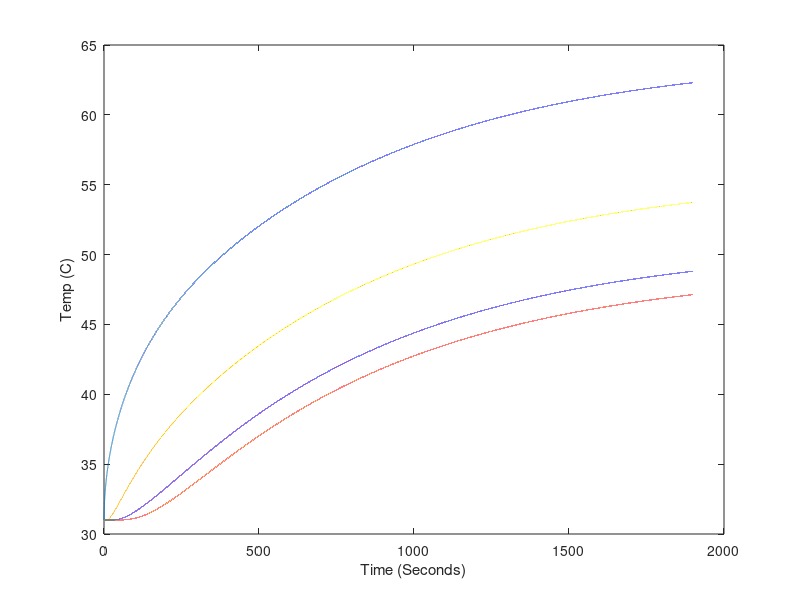

Write MATLAB code to recreate this figure. (Note: this script raises an error after producing the figure.)
%Constants for fit
kc = 9.7098; %Convection coefficient of horizontal Al rod (W/(m^2K))
k = 188.1926; %Constant of conductivity of Al (W/(mK))
e = 0.9772; %Emmisivity of sandblasted Al rod
Cp = 908.0408; %Specific heat capacity of Al (J/(K kg))
loss = 0.2121; %Fractional loss of power to environment

%Power
V = 15.1; %V, voltage into power resistor
I = 0.68; %A, current into power resistor
Ppower = V*I %W
Pinl = Ppower*(1-loss) %Power into the left side of the rod (W)

%Number of steps
Nx = 140; %Number of steps in length
Nt = 100000; %Number of steps in time
t0 = 0; %Start time (s)
tf = 1900; %End time (s)
x0 = 0; %Start length (m)
xf = 0.3; %End length (m)

%Constants
a = 0.011; %Radius of the rod (m)
SBc = 5.67e-8; %Stefan-Boltzmann constant (W/(m^2K^4))
Tamb = 273+31; %Ambient temperature (K)
rho = 2.7e3; %Density of Al (kg/m^3)

%Calculated numbers
dx = (xf - x0)/(Nx);
dt = (tf - t0)/(Nt);
dT_convec = @(Tx) (kc*2*(Tx-Tamb)*dt)/(Cp*rho*a); %Temperature change due to convection (K)
dT_rad = @(Tx) (e*SBc*2*(Tx.^4-Tamb^4)*dt)/(Cp*rho*a); %Temperature change due to radiation (K)
dT_convec_end = @(Tx) (kc*(Tx-Tamb)*dt)/(Cp*rho*dx);
dT_rad_end = @(Tx) (e*SBc*(Tx.^4-Tamb^4)*dt)/(Cp*rho*dx);
dT = @(P) (P * dt)/(Cp * pi*a^2*dx*rho); %Temperature change in chunk (K)

%==============
%= Simulation =
%==============

%Storage
T = zeros(Nx, Nt); %Array o temp over time, indices are (x,t)

%initial
T(:,1) = ones(Nx,1)*(273+31); %Set all temperatures to Tamb

for time = 1:Nt-1
    %power in to and conduction out of first slice
    T(1,time+1)=T(1,time)+dT(Pinl)+((k/(Cp*rho))*(T(2,time)-T(1,time))./dx^2)*dt;
    
    %temperature changes due to conduction along rod
    T(2:Nx-1,time+1)=T(2:Nx-1,time)+(k/(Cp*rho))*((T(3:Nx,time)-2*T(2:Nx-1,time)+T(1:Nx-2,time))./dx^2)*dt;
    T(Nx,time+1) = T(Nx,time)-((k/(Cp*rho))*(T(Nx,time)-T(Nx-1,time))./dx^2)*dt;
    
    %temperature changes due to loss in convection and radiation
    T(1:Nx,time+1)=T(1:Nx,time+1) - dT_convec(T(1:Nx,time+1)) - dT_rad(T(1:Nx,time+1));
    
    %convection and radiation at cold and hot end of rod
    T(Nx,time+1)=T(Nx,time+1) - dT_convec_end(T(Nx,time+1)) - dT_rad_end(T(Nx,time+1));
end


% Point trim for data (to allow for time it takes to heat power resistor)
notTrimmed = false; 
if notTrimmed
    l = length(T1);
    numTrim = 4;
    T1 = T1(numTrim:l);
    T2 = T2(numTrim:l);
    T3 = T3(numTrim:l);
    T4 = T4(numTrim:l);
    T5 = T5(numTrim:l);
    timeDATA = timeDATA(1:length(T1));
end

timeSim = linspace(0,tf,Nt);

% Plot of all points of rod simulation
% for position = 1:Nx
%     plot(timeSim,(T(position,:)-273));
%     hold on;
% end

plot(timeSim,(T(1,:)-273));
hold on;
plot(timeSim,(T(Nx,:)-273));
plot(timeSim,(T(floor(Nx/3),:)-273));
plot(timeSim,(T(floor(Nx*2/3),:)-273));

xlabel('Time (Seconds)');
ylabel('Temp (C)');

plot(timeDATA, T1, 'c', timeDATA, T2, 'y', timeDATA, T3, 'g', timeDATA, T4, 'r', timeDATA, T5, 'm')

% Calculate chai squared values
X1 = zeros(1,length(timeDATA));
X2 = zeros(1,length(timeDATA));
X3 = zeros(1,length(timeDATA));
X4 = zeros(1,length(timeDATA));
T = T-273;
for tindex = 1:length(timeDATA)
   % Getting correct indices
   tcur = timeDATA(tindex);
   tmp = abs(timeSim-tcur);
   [idx idx] = min(tmp); %index of closest value
   TData1 = T1(tindex);
   TSim1 = T(Nx,idx);
   X1(tindex) = (TData1-TSim1)^2;
   
   TData2 = T2(tindex);
   TSim2 = T(floor(Nx*2/3),idx);
   X2(tindex) = (TData2-TSim2)^2;
   
   TData3 = T3(tindex);
   TSim3 = T(floor(Nx/3),idx);
   X3(tindex) = (TData3-TSim3)^2;
   
   TData4 = T4(tindex);
   TSim4 = T(1,idx);
   X4(tindex) = (TData4-TSim4)^2;
end

Xsquare1 = sum(X1)/length(X1)
Xsquare2 = sum(X2)/length(X2)
Xsquare3 = sum(X3)/length(X3)
Xsquare4 = sum(X4)/length(X4)

(Xsquare1+Xsquare2+Xsquare3+Xsquare4)/4

hold off;